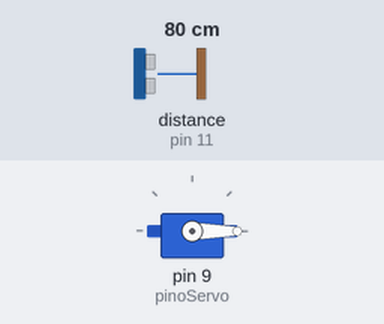
Bench run of a sketch on a simulated Arduino Uno, built with avr-gcc and run on an emulated ATmega328P. On the bench: servo. Wiring (inferred from the names in the program): ultrasonic range finder: trigger pin 10; echo pin 11. The test bench sets the inputs (shaded band); at power-on: distance to the obstacle (sensor on pin 11) 80 cm. The echo pulse lasts 58.3 µs per cm.

Above: at 4.9 s.
5.0 s: distance to the obstacle (sensor on pin 11) set to 120 cm
At 8.7 s:
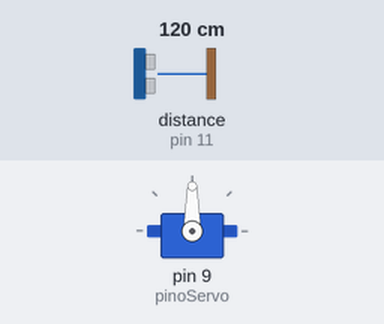
10.1 s: distance to the obstacle (sensor on pin 11) set to 103 cm
15.2 s: distance to the obstacle (sensor on pin 11) set to 98 cm
At 16.1 s:
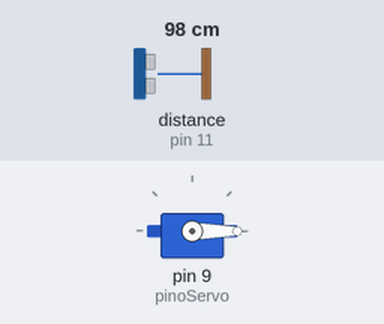
24.7 s: distance to the obstacle (sensor on pin 11) set to 250 cm
At 28.3 s:
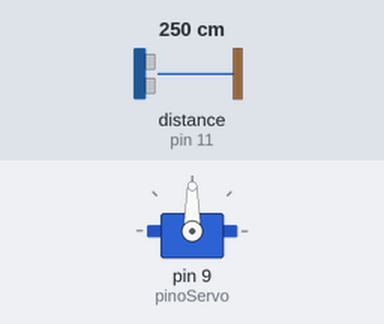
29.8 s: distance to the obstacle (sensor on pin 11) set to 2 cm
At 30.2 s:
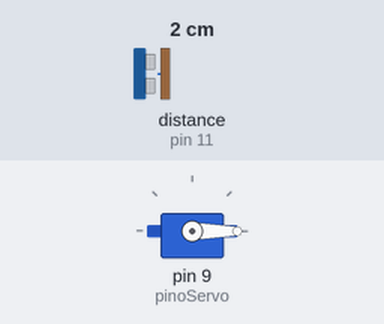
Timing chart, 0 to 39.6 s (numbered marks = the images above; inputs shaded):
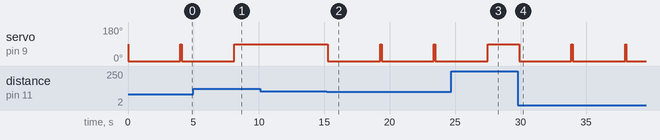

The sketch:

Distancia_Minima_com_Servo_Motor.ino
```cpp
#include <Servo.h>

/* Cria variável do tipo servo e
   cria valores para servo travado
   e destravado como 90º e 0º,
   respectivamente:         */
Servo servo;
int SERVO_TRAVADO = 90;
int SERVO_DESTRAVADO = 0;

/* Estabelece uma distância mínima para
   habilitar o servo. Essa distância é
   guardada pela variável distanciaMin:*/
float distanciaMin = 100.0;

/* Pinos usados pelo Arduino: */
int pinoServo = 9;
int pinoTrig = 10;
int pinoEcho = 11;

void setup ()
{
  /* Habilita pinos como entrada (Echo)
     e saída (Servo, Echo) para Arduino: */
  pinMode (pinoServo, OUTPUT);
  pinMode (pinoTrig, OUTPUT);
  pinMode (pinoEcho, INPUT);

  /* Inicia a variável servo, atribuindo
     a ela o pino 9:           */
  servo.attach (pinoServo);
  servo.write (SERVO_TRAVADO);
}

void loop ()
{
  /* Faz um pulso no pino Trig com duração
     de 10 microssegundos:             */
  digitalWrite (pinoTrig, LOW);
  delayMicroseconds (2);
  digitalWrite (pinoTrig, HIGH);
  delayMicroseconds (10);
  digitalWrite (pinoTrig, LOW);

  /* Recebe a duração do pulso com o comando
     'pulseIn' e armazena na variável criada
     com o nome de 'duracao':             */
  float duracao = pulseIn (pinoEcho, HIGH);

  /* Sabendo que a velocidade do som no ar
     é de aproximadamente 0.0343 cm/us, e
     que o pulso percorreu a distância duas
     vezes ('foi' e 'voltou'), a distância
     do objeto é dada pela fórmula:
     distancia = 0.0343 * duracao / 2    */
  float distancia = 0.0343 * duracao / 2.0;

  /* Verifica se a distância está na faixa
     mínima de 5cm e máxima de 3m lida pelo
     sensor ultrassônico:        */
  if (distancia < 300.0) {
     if (distancia < distanciaMin) {

       /* Se a distância for menor, ativa o
          servomotor, pelo comando 'write': */
       servo.write(SERVO_DESTRAVADO);
       delay (4000);
       servo.write(SERVO_TRAVADO);
     }
  }

  /* Delay para reduzir consumo computacional: */
  delay (100);
}
```

Measured:
- the behaviour switches between 101 and 100 cm on distance to the obstacle (sensor on pin 11) (found by bisection; images 1 and 2)
- after the input at 5.0 s, servo on pin 9 (pinoServo): goes on until 8.1 s, then stays 90°
- after the input at 10.1 s, every drawn part: stays the same
- after the input at 15.2 s, servo on pin 9 (pinoServo): alternates 90° for 0.11 s and 0° for 4.0 s, starting after 0.07 s
- after the input at 24.7 s, servo on pin 9 (pinoServo): goes on until 27.5 s, then stays 90°
- after the input at 29.8 s, servo on pin 9 (pinoServo): alternates 90° for 0.10 s and 0° for 4.0 s, starting after 0.08 s
